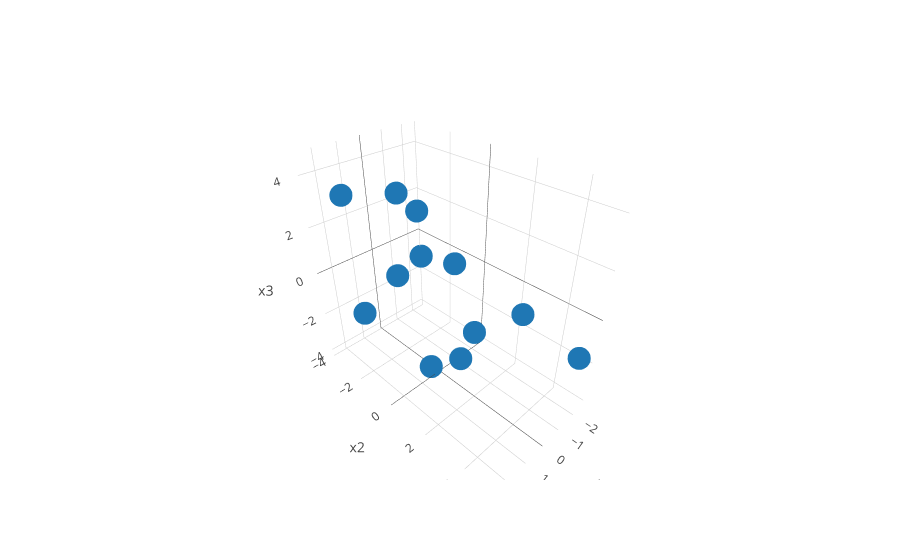

The notebook cell saved with this chart:
### Markdown cell above
Let's look at the points.

### Code cell
trace = go.Scatter3d(x=X[:,0], y=X[:,1], z=X[:,2], mode='markers')
layout = go.Layout(showlegend=False, scene=dict(xaxis={'title':'x1'},yaxis={'title':'x2'},zaxis={'title':'x3'}))
fig = go.Figure(data=[trace], layout=layout)
iplot(fig)

### Figure 1 — Plotly figure (JSON) as saved in the notebook; plotly's stock layout.template omitted (floating-point values rounded to 4 significant figures)
{"data": [{"mode": "markers", "type": "scatter3d", "uid": "cebf40c8-9f8a-4e7a-b847-66cca70df970", "x": [-2.473, -2.024, -1.571, -1.288, -0.664, -0.2281, 0.2695, 0.6886, 1.125, 1.65, 2.007, 2.508], "y": [-3.785, 5.07, -0.7041, 2.994, -1.835, 1.664, -0.2558, 1.849, -0.9638, -3.188, 0.4314, -1.277], "z": [-1.259, -1.528, 0.07868, -0.2986, 2.317, -1.295, -4.056, -1.887, 0.6429, 3.246, 4.54, -0.5007]}], "layout": {"scene": {"xaxis": {"title": "x1"}, "yaxis": {"title": "x2"}, "zaxis": {"title": "x3"}}, "showlegend": false}}
